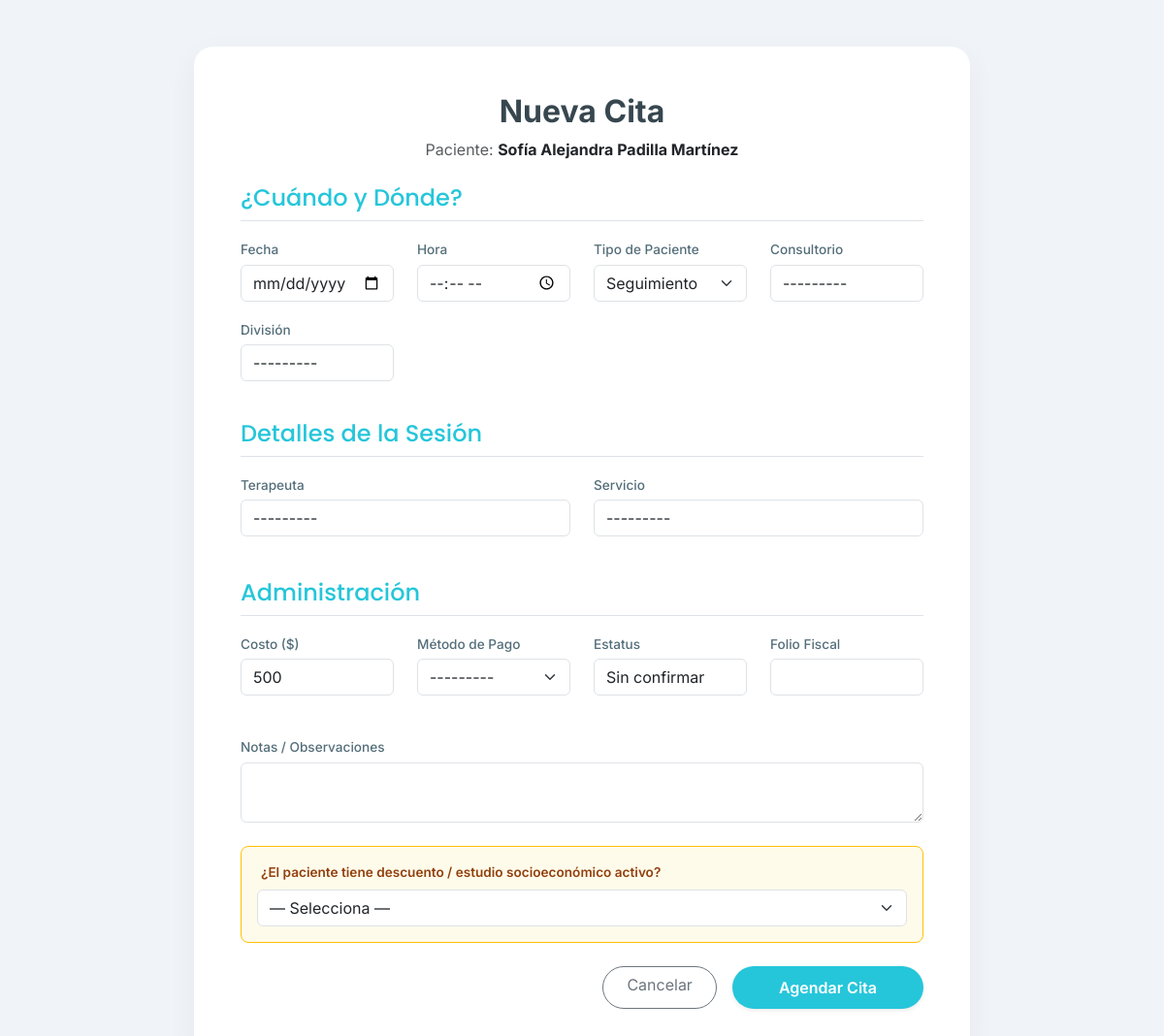
The app's page /pacientes/587/agendar/ (signed in), older data.
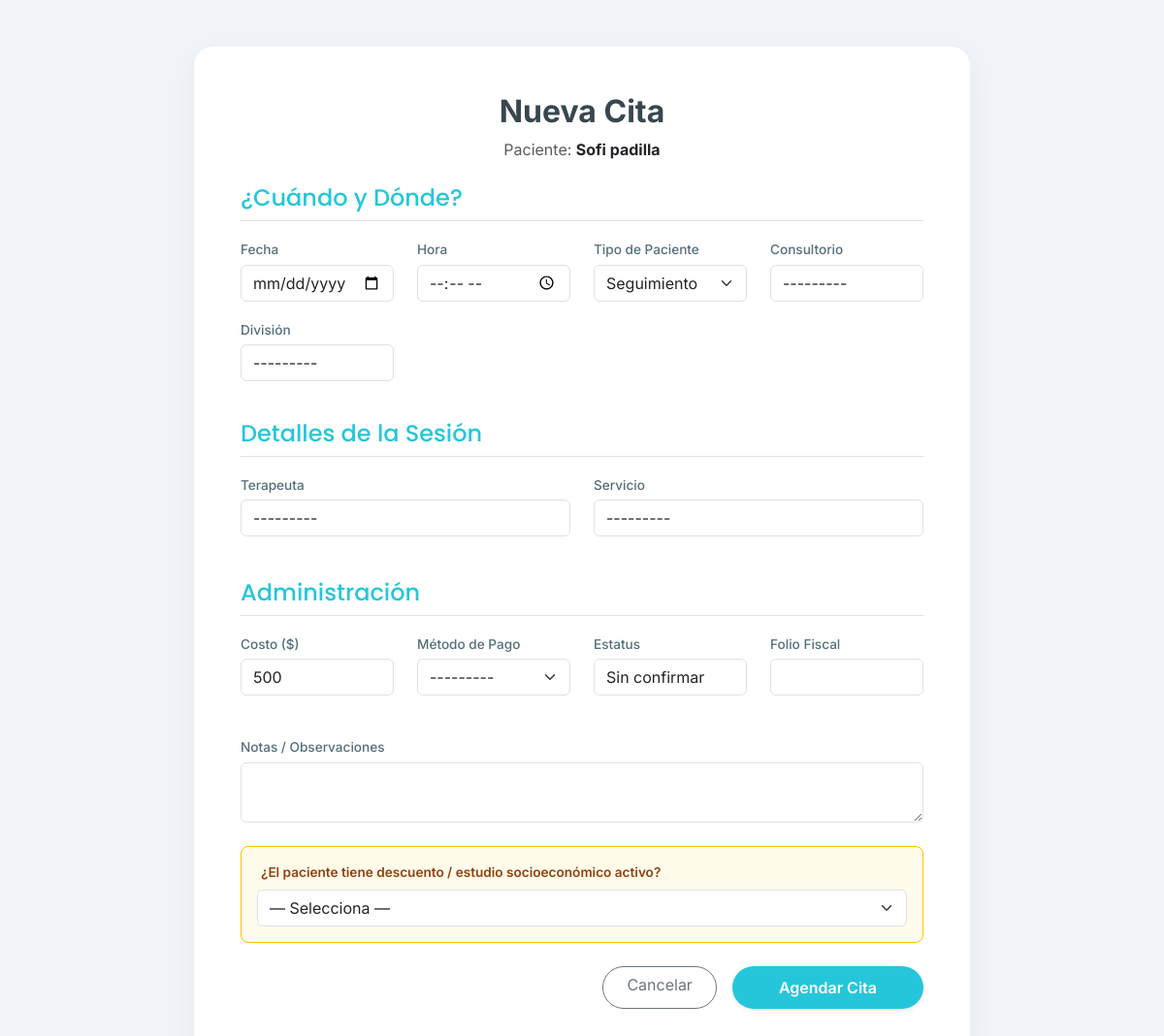
The same page, newer data.
### clinica/models.py (models this page shows, shortened)
class Paciente(models.Model):
    TIPO_CONTACTO_CHOICES = [
        ('propio', 'Propio'),
        ('madre', 'Madre'),
        ('padre', 'Padre'),
        ('pareja', 'Pareja'),
        ('otro', 'Otro'),
    ]
    SEXO_CHOICES = [
        ('Femenino', 'Femenino'),
        ('Masculino', 'Masculino'),
    ]
    usuario = models.OneToOneField(User, on_delete=models.SET_NULL, null=True, blank=True, related_name='perfil_paciente')
    nombre = models.CharField(max_length=200, verbose_name="Nombre Completo")
    fecha_nacimiento = models.DateField(verbose_name="Fecha de Nacimiento")
    nombre_normalizado = models.CharField(max_length=200, blank=True, editable=False)
    sexo = models.CharField(
        max_length=20,
        choices=SEXO_CHOICES,
        default='Femenino',
        verbose_name="Sexo"
    )
    telefono = models.CharField(max_length=20, verbose_name="Teléfono (WhatsApp)")
    identidad_contacto = models.CharField(max_length=20, choices=TIPO_CONTACTO_CHOICES, default='propio')
    servicio_inicial = models.ForeignKey('Servicio', on_delete=models.SET_NULL, null=True, verbose_name="Servicio Inicial")
    consentimiento_firmado = models.FileField(upload_to='documentos/', blank=True, null=True)
    estudio_socioeconomico = models.FileField(upload_to='documentos/', blank=True, null=True)
    apertura_expediente = models.FileField(upload_to='documentos/', blank=True, null=True)
    resumen_clinico = models.TextField(blank=True, null=True)
    empresa = models.ForeignKey(
        'Empresa', on_delete=models.SET_NULL, null=True, blank=True,
        related_name='pacientes'
    )
    division = models.ForeignKey(
        'Division', on_delete=models.SET_NULL, null=True, blank=True,
        related_name='pacientes', verbose_name='División'
    )
    pacientes_relacionados = models.ManyToManyField('self', blank=True, symmetrical=True)
    enlace_resultados = models.URLField(blank=True, null=True)
    fecha_registro = models.DateTimeField(auto_now_add=True)
    class Meta:
        verbose_name = "Paciente"
        verbose_name_plural = "Pacientes"

### clinica/views.py (the view)
# urls.py: path('pacientes/<int:paciente_id>/agendar/', clinica_views.agendar_cita, name='agendar_cita'),
@login_required
def agendar_cita(request, paciente_id):
    from clinica.models import PenalizacionPaciente
    paciente = get_object_or_404(Paciente, id=paciente_id)
    penalizacion_pendiente = (
        PenalizacionPaciente.objects
        .filter(paciente=paciente, pagada=False)
        .select_related('cita_origen__servicio')
        .order_by('-fecha_creacion')
        .first()
    )
    if request.method == 'POST':
        from .forms import verificar_empalme_paciente
        form = CitaForm(request.POST)
        if form.is_valid():
            fecha = form.cleaned_data.get('fecha')
            hora  = form.cleaned_data.get('hora')
            conflicto = verificar_empalme_paciente(paciente, fecha, hora) if fecha and hora else None
            if conflicto:
                terapeuta_str = conflicto.terapeuta.nombre if conflicto.terapeuta else 'sin terapeuta'
                messages.error(
                    request,
                    f"{paciente.nombre} ya tiene una cita el {fecha:%d/%m/%Y} a las {hora:%H:%M} "
                    f"con {terapeuta_str} ({conflicto.get_estatus_display()}). No se puede empalmar."
                )
            else:
                cita = form.save(commit=False)
                cita.paciente = paciente
                if penalizacion_pendiente:
                    costo_actual = cita.costo or 0
                    cita.costo = costo_actual + penalizacion_pendiente.monto
                cita.save()
                if penalizacion_pendiente:
                    penalizacion_pendiente.pagada = True
                    penalizacion_pendiente.cita_cobro = cita
                    penalizacion_pendiente.save(update_fields=['pagada', 'cita_cobro'])
                if es_servicio_grupal(cita.servicio):
                    pacientes_extra = form.cleaned_data.get('pacientes_extra')
                    cita.pacientes_adicionales.set(
                        (pacientes_extra or Paciente.objects.none()).exclude(pk=cita.paciente_id)
                    )
                else:
                    cita.pacientes_adicionales.clear()
                _vincular_expediente_grupal(cita)
                try:
                    sincronizar_google_sheet(cita)
                    print("✅ Sincronización exitosa")
                except Exception as e:
                    print(f" Error al sincronizar con Google: {e}")
                return redirect('detalle_paciente', paciente_id=paciente.id)
    else:
        form = CitaForm(initial={'costo': 500})
    return render(request, 'clinica/agendar_cita.html', {
        'form': form,
        'paciente': paciente,
        'penalizacion_pendiente': penalizacion_pendiente,
    })

### clinica/models.py (called while the page is built)
    def __str__(self):
        return self.nombre

    def __str__(self):
        return self.nombre

    def __str__(self):
        return self.nombre

    def __str__(self):
        return self.nombre

### clinica/templates/clinica/agendar_cita.html (shortened to what this page needs)
{% load static %}
<!DOCTYPE html>
<html lang="es">
<head>
    <link href="https://cdn.jsdelivr.net/npm/bootstrap@5.3.0/dist/css/bootstrap.min.css" rel="stylesheet">
</head>
<body>
    <div class="container py-5">
        <div class="form-card p-5">
            <div class="text-center mb-4">
                <h2 class="fw-bold">Nueva Cita</h2>
                <p class="text-muted">Paciente: <strong class="text-dark">{{ paciente.nombre }}</strong></p>
            </div>
            <form method="post">
                <h4 class="mb-3 border-bottom pb-2"> ¿Cuándo y Dónde?</h4>
                <div class="row mb-4">
                    <div class="col-md-3 mb-3">
                        <label>Fecha</label>
                        {{ form.fecha }}
                    </div>
                    <div class="col-md-3 mb-3">
                        <label>Hora</label>
                        {{ form.hora }}
                    </div>
                    <div class="col-md-3 mb-3">
                        <label>Tipo de Paciente</label>
                        {{ form.tipo_paciente }}
                    </div>
                    <div class="col-md-3 mb-3">
                        <label>Consultorio</label>
                        {{ form.consultorio }}
                    </div>
                    <div class="col-md-3 mb-3">
                        <label>División</label>
                        {{ form.division }}
                    </div>
                </div>
                <h4 class="mb-3 border-bottom pb-2"> Detalles de la Sesión</h4>
                <div class="row mb-4">
                    <div class="col-md-6 mb-3">
                        <label>Terapeuta</label>
                        {{ form.terapeuta }}
                    </div>
                    <div class="col-md-6 mb-3">
                        <label>Servicio</label>
                        {{ form.servicio }}
                    </div>
                </div>
                <h4 class="mb-3 border-bottom pb-2"> Administración</h4>
                <div class="row mb-4">
                    <div class="col-md-3 mb-3">
                        <label>Costo ($)</label>
                        {{ form.costo }}
                    </div>
                    <div class="col-md-3 mb-3">
                        <label>Método de Pago</label>
                        {{ form.metodo_pago }}
                    </div>
                    <div class="col-md-3 mb-3">
                        <label>Estatus</label>
                        {{ form.estatus }}
                    </div>
                    <div class="col-md-3 mb-3">
                        <label>Folio Fiscal</label>
                        {{ form.folio_fiscal }}
                    </div>
                </div>
                <div class="mb-4">
                    <label>Notas / Observaciones</label>
                    {{ form.notas }}
                </div>
                <div class="mb-4 p-3 rounded-3 border {% if form.tiene_descuento.errors %}border-danger{% else %}border-warning{% endif %}" style="background:#fffbeb;">
                    <label class="fw-semibold mb-2 d-block" style="color:#92400e;">
                        ¿El paciente tiene descuento / estudio socioeconómico activo?
                    </label>
                    {{ form.tiene_descuento }}
                </div>
                <div class="d-grid gap-2 d-md-flex justify-content-md-end">
                    <a href="{% url 'detalle_paciente' paciente.id %}" class="btn btn-outline-secondary me-md-2 rounded-pill px-4">Cancelar</a>
                    <button type="submit" class="btn btn-primary shadow-sm px-5">Agendar Cita</button>
                </div>
            </form>
        </div>
    </div>
</body>
</html>

Row changes from the older to the newer data that the page shows:
changed Paciente: nombre "Sofía Alejandra Padilla Martínez" → "Sofi padilla"
